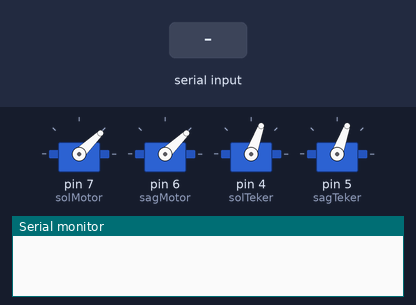
Recording of a sketch running on a simulated Arduino Uno, built with avr-gcc and run on an emulated ATmega328P. Shown: 4 × servo, the last lines printed to the serial monitor. The test bench sets the inputs (shaded band).

Above: at 7.2 s.
7.3 s: "90,45\n" received over Serial
At 8.5 s:
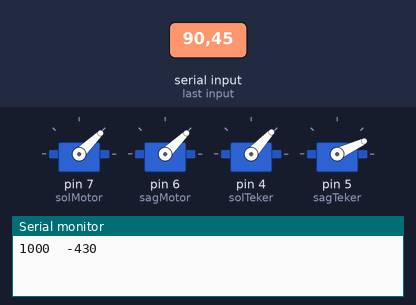
8.8 s: "200\n" received over Serial
At 9.8 s:
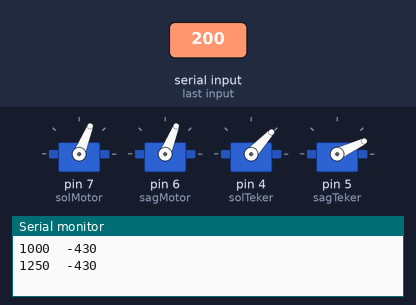
10.3 s: "30,150\n" received over Serial
At 10.9 s:
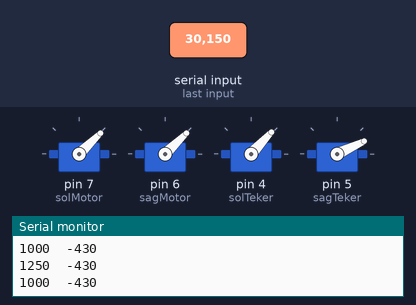
Timing chart, 0 to 13.3 s (numbered marks = the images above; inputs shaded):
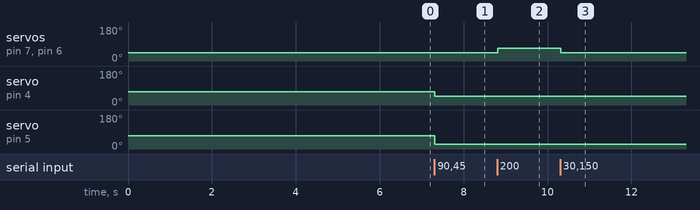

The sketch:

arduinoileteisim.ino
```cpp
#include <Servo.h>

#define OnTekerCm 18
#define OnArkaCm 32

#define SOL 430
#define SAG -430

Servo solTeker, sagTeker;
Servo solMotor, sagMotor;

//Adafruit_BNO055 bno = Adafruit_BNO055(55, 0x28);

String gelenMesaj, subStringOne, subStringTwo, gidenMesaj;
int hiz, aci;
//sensors_event_t event;

int TekerDon(int Degree) {
    //Serial.print("Fonksiyona Su sayı geldi: "); Serial.println(Degree);
  if (Degree < 25 && Degree > -25) return Degree;

  int isaret = 0;
  if (Degree < 0) {isaret = 1; Degree = -Degree;}

  double Derece = Degree / 10.0;
  Derece = Derece * 3.141592 / 180;

  double DigerTekerDerece = atan(1/((OnArkaCm * tan(3.141592/2 - Derece) + OnTekerCm) / OnArkaCm));
  DigerTekerDerece = DigerTekerDerece * 180 / 3.141592;

  int DigerTekerDegree = DigerTekerDerece * 10;
  if (isaret) DigerTekerDegree = -DigerTekerDegree;

  return DigerTekerDegree;
}

void acilariTekereYazdir(int aci1, int aci2) {
  //delay(600);
  if (aci1 < 0) {
    //Serial.print(aci1); Serial.print(" "); Serial.println(aci2);
    //Serial.print("sağa dönüyor sağ tekerin açısı: "); Serial.println(aci1);
    //Serial.print("sol tekerin açısı: "); Serial.println(aci2);
    aci1 = map(aci1, -430, 310, 25, 90);
    aci2 = map(aci2, -310, 430, 47, 115);
    aci1 = constrain(aci1, 25, 90);
    aci2 = constrain(aci2, 47, 115);
    sagTeker.write(aci1);
    solTeker.write(aci2);
    ///solTeker.write(47);//sol=115, orta=70, sag=47
    ///sagTeker.write(25);//sol=90, orta=62, sag=25
  }
  else {
    //Serial.print(aci2); Serial.print(" "); Serial.println(aci1);
    //Serial.print("sola dönüyor sol tekerin açısı: "); Serial.println(aci1);
    //Serial.print("sağ tekerin açısı: "); Serial.println(aci2);
    aci1 = map(aci1, -310, 430, 47, 115);
    aci2 = map(aci2, -430, 310, 25, 90);
    aci1 = constrain(aci1, 47, 115);
    aci2 = constrain(aci2, 25, 90);
    solTeker.write(aci1);
    sagTeker.write(aci2);
  }
}

void setup() {
  solMotor.attach(7);
  sagMotor.attach(6);
  //bno.begin();
  //delay(1000);
  Serial.begin(230400);
  Serial.setTimeout(10);
  solMotor.writeMicroseconds(1000);
  sagMotor.writeMicroseconds(1000);
  delay(6000);
  //bno.setExtCrystalUse(true);
solTeker.attach(4);
sagTeker.attach(5);

sagTeker.write(70);
solTeker.write(70);

}

void loop() {
  if (Serial.available()) {
    gelenMesaj = Serial.readString();
    subStringOne = gelenMesaj.substring(0, 3);
    subStringTwo = gelenMesaj.substring(4, 7);
    hiz = subStringOne.toInt();
    aci = subStringTwo.toInt();
    aci = constrain(aci, 100, 960);
    aci = aci - 530;
    hiz = constrain(hiz, 100, 200);
    hiz = hiz * 10;
    hiz = constrain(hiz, 1000, 1250);
    sagMotor.writeMicroseconds(hiz);
    solMotor.writeMicroseconds(hiz);
    acilariTekereYazdir(aci, TekerDon(aci));
    //bno.getEvent(&event);
    //gidenMesaj = String(event.orientation.x)+ String(" ") + String(event.orientation.y) + String(" ") + String(event.orientation.z);
    Serial.print(hiz); Serial.print("  "); Serial.println(aci);
  }

}
```

Measured:
- after the input at 7.3 s, servo on pin 4 (solTeker): 70° → 47° at once; servo on pin 5 (sagTeker): 70° → 25° at once
- after the input at 8.8 s, servo on pin 7 (solMotor), servo on pin 6 (sagMotor): 44° → 68° at once
- after the input at 10.3 s, servo on pin 7 (solMotor), servo on pin 6 (sagMotor): 68° → 44° at once
